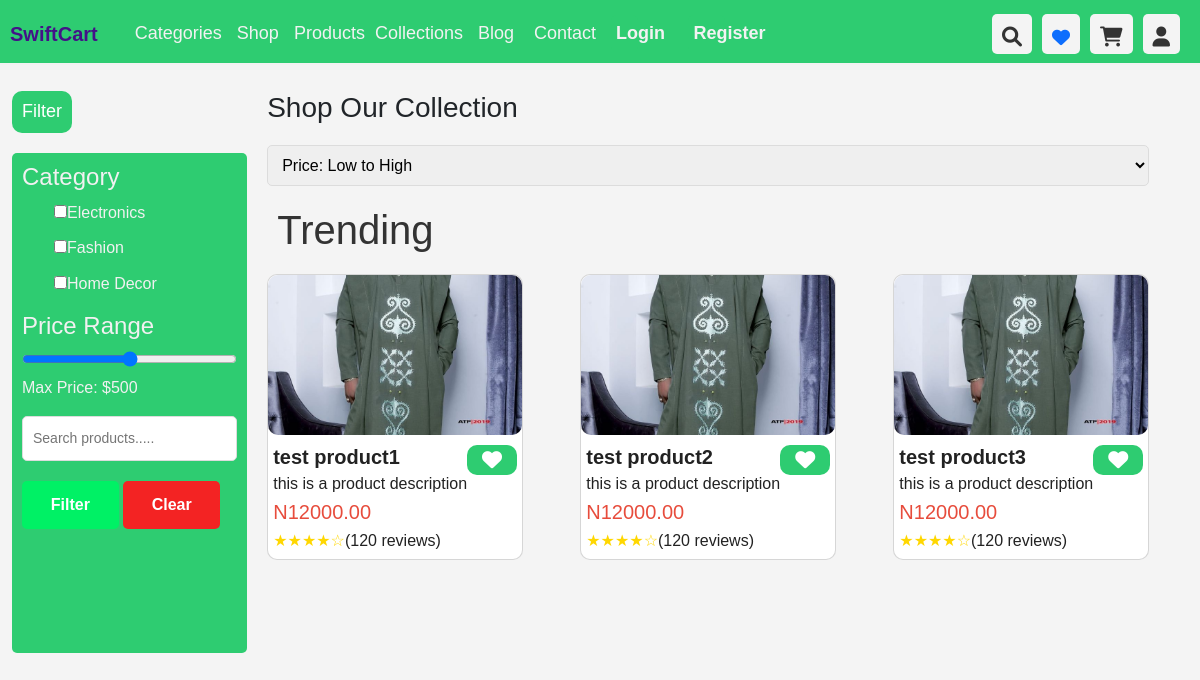
/category_detail/fashion/, run on the app's committed database.
### Store/models.py (models this page shows)
class Product(models.Model):
    id = models.UUIDField(primary_key=True, unique=True, default=uuid.uuid4)
    name = models.CharField(max_length=100)
    image = models.ImageField(upload_to='products_images', blank=True, null=True)
    description = models.TextField()
    in_stock = models.PositiveBigIntegerField(default=1)
    price = models.DecimalField(decimal_places=2, max_digits=10000)
    is_sale = models.BooleanField(default=False)
    sale_price = models.DecimalField(decimal_places=2, max_digits=10000, blank=True, null=True)
    is_featured = models.BooleanField(default=False)
    is_trending = models.BooleanField(default=False)
    is_best_seller = models.BooleanField(default=False)
    category = models.ForeignKey(Category, related_name='product_category', on_delete=models.CASCADE)
    created_by = models.ForeignKey(User, related_name='addes_product', on_delete=models.CASCADE)
    created_at = models.DateTimeField(auto_now_add=True)
    def __str__(self):
        return f'{self.name}'

### Store/views.py (the view)
# urls.py: path('category_detail/<str:category>/', views.category_detail, name='category_detail'),
def category_detail(request, category):
    categories = Category.objects.all()
    category = get_object_or_404(Category, name=category)
    try:
        category_products = Product.objects.filter(category=category)
    except Product.objects.filter(category=category).DoesNotExist():
        messages.success(request, 'No product found for this category' + category)
        return render(request, 'store/category_detail.html')
    return render(request, 'store/category_detail.html', {'category_products':category_products, 'categories':categories})

### Store/models.py (called while the page is built)
    def __str__(self):
        return f'{self.name}'

### Store/templates/store/category_detail.html (shortened to what this page needs)
{% extends 'store/base.html' %}
{% load static %}
{% block shop %} <link rel="stylesheet" href="{% static 'assets/css/shop.css' %}">  {% endblock %}
{% block content %}
<br>
<br>
<section class="shop-page" style="padding-top: 40px;">
  <div class="container-fluid">
    <div class="filters">
      <div style="display: flex; width: 100%;">
        <h3 style="background-color: #2ecc71; border-radius: 10px; font-size: 18px; color: white; padding: 10px;"
          id="openFilter" onclick="openFilter()">Filter</h3>
      </div>
      <div id="filters">
        <div class="filter-category">
          <h4>Category</h4>
          <ul>
            <li><input type="checkbox" id="electronics"><label for="electronics">Electronics</label></li>
            <li><input type="checkbox" id="fashion"><label for="fashion">Fashion</label></li>
            <li><input type="checkbox" id="home-decor"><label for="home-decor">Home Decor</label></li>
          </ul>
        </div>
        <div class="filter-price">
          <h4>Price Range</h4>
          <input type="range" min="0" max="1000" step="10" value="500" id="price-range">
          <p>Max Price: $<span id="price-value">500</span></p>
        </div>
        <div class="search-products">
          <form action="" method="post">
            <div class="form-group">
              <input type="search" name="search-term" id="" placeholder="Search products.....">
            </div>
            <div class="form-group">
              <button type="submit" class="btn success">Filter</button>
              <button type="reset" class="btn danger">Clear</button>
            </div>
          </form>
        </div>
      </div>
    </div>
    <div class="product-listing">
      <h2>Shop Our Collection</h2>
      <div class="sorting">
        <select id="sort-options" class="input">
          <option value="low-to-high">Price: Low to High</option>
        </select>
      </div>
      <section class="section">
        <h1 class="title">Trending</h1>
        <div class="section-container">
            {% for product in category_products %}
            <div class="card">
              <div class="card-img">
                <img src="{% static 'assets/images/agbada.jpeg' %}" alt="images/images (20).jpeg">
              </div>
              <div class="card-content">
                <a href="{% url 'product_details' product.id %}" style="text-decoration: none; color: #222;">
                <div>
                  <h3 class="product-title">{{product}}</h3>
                  <p class="product-description" style="padding: 0; margin: 0;">
                    this is a product description
                  </p>
                  {% if product.is_sale%}
                  <p class="product-price" style="padding: 0; margin: 0;">N{{product.price}} <span class="old-price"> N{{product.sale_price}} </span></p>
                    {% else %}
                    <p class="product-price" style="padding: 0; margin: 0;">N{{product.price}} </p>
                  {% endif %}
                  <div class="product-rating">
                    <span class="rating-stars">★★★★☆</span>
                    <span class="rating-count">(120 reviews)</span>
                  </div>
                </div>
                </a>
                <div class="action">
                  <span id="addwaitlist"><i class="fa fa-heart"></i></span>
                </div>
              </div>
            </div>
            {% endfor %}
        </div>
        <br>
      </section>
    </div>
  </div>
</section>
{% endblock %}

### static/assets/css/style.css (style rules this page uses)
* { margin: 0; padding: 0; box-sizing: border-box; }
body { font-family: Arial, sans-serif; min-height: 100vh; background-color: #f4f4f4; }
.btn { text-decoration: none; background: rgba(0, 140, 255, 0.856); padding: 10px 18px; border: none; color: #fff; }
h1 { color: #333; margin-bottom: 20px; }
.section .title { margin: 20px 10px; }
.section-container { display: flex; justify-content: space-between; overflow-x: hidden; overflow: scroll; scrollbar-width: none; gap: 5px; }
.section-container .card { max-width: 320px; max-height: 300px; border: 1px solid #3333; border-radius: 10px; min-width: 230px; }
.section-container .card .card-img img { width: 100%; height: 160px; border-radius: 10px; object-fit: cover; }
.section-container .card .card-content { display: flex; justify-content: space-between; padding: 5px; margin-top: 5px; }
.section-container .card .card-content .action { background-color: #2ecc71; color: #fff; height: 30px; width: 50px; display: flex; justify-content: center; align-items: center; text-align: center; border-radius: 10px; font-size: 20px; cursor: pointer; padding: 5px; }
.product-title { font-size: 20px; font-weight: bold; margin-bottom: 2px; }
.product-price { font-size: 20px; color: #e74c3c; }
.product-rating { display: flex; align-items: center; }
.rating-stars { color: gold; }

### static/assets/css/shop.css (style rules this page uses)
* { margin: 0; padding: 0; box-sizing: border-box; }
body { font-family: Arial, sans-serif; line-height: 1.6; }
.shop-page { padding: 40px 0; }
.filters { width: 20%; float: left; margin-right: 20px; }
.filters #filters { opacity: 1; background-color: #2ecc71; border-radius: 5px; padding: 10px; color: #f1f1f1; min-height: 500px; }
.filters h3 { font-size: 24px; margin-bottom: 20px; }
.filter-category ul { list-style: none; }
.filter-category ul li { margin-bottom: 10px; }
.filter-price input[type="range"] { width: 100%; }
.filter-price p { font-size: 16px; }
.form-group { margin-bottom: 20px; text-align: left; }
.form-group input, .input { width: 100%; padding: 10px; font-size: 14px; border: 1px solid #dcdcdc; border-radius: 5px; outline: none; transition: border-color 0.3s; }
.btn { width: 45%; background-color: #2ecc71; color: #ffffff; border: none; padding: 12px; font-size: 16px; font-weight: bold; border-radius: 5px; cursor: pointer; transition: background-color 0.3s; }
.danger { background-color: #f32323; }
.success { background-color: #00f165; }
.product-listing { width: 75%; float: left; }
.product-listing h2 { font-size: 28px; margin-bottom: 20px; }
.sorting { margin-bottom: 20px; }
.sorting select { padding: 10px; font-size: 16px; }

### data on the page
Product: name "test product1", price "12000.00"
Product: name "test product2", price "12000.00"
Product: name "test product3", price "12000.00"
